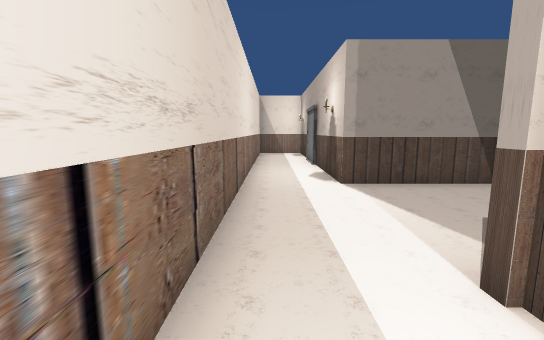
View 1 (above)

12 first-person views from a walk through a scene from a Unity 3-D project. The camera is 1.3 m above the floor, tilts 8° down and sees 90° across. The floor is counted in squares, 1 m on a side. Each view is taken from the middle of a square. On the plan, view 1 faces up. The plan holds only what a view shows up to about 13 squares ahead; the rest is blank. The place goes on beyond the plan. The player character is not drawn. Some animated figures are left out.

View 2
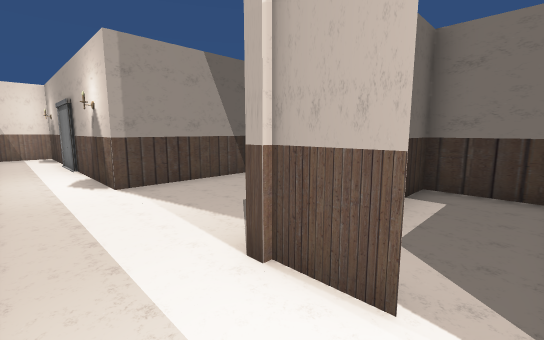

View 3
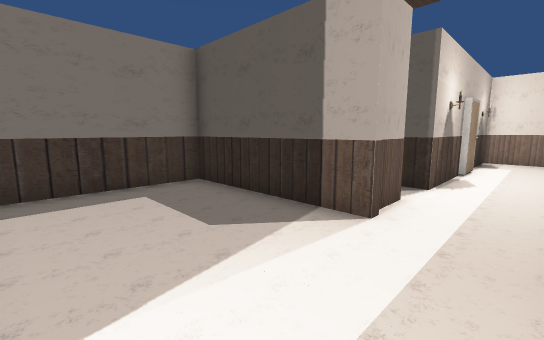

View 4
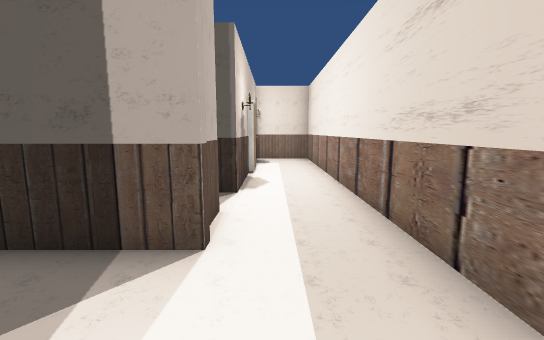

View 5
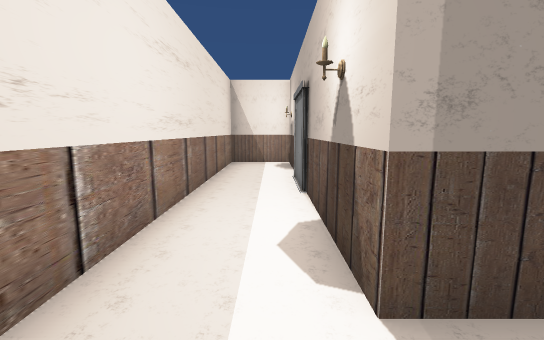

View 6
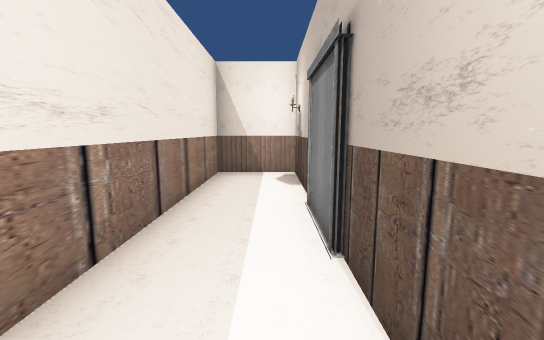

View 7
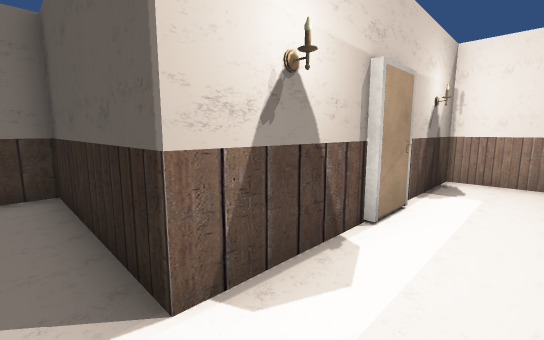

View 8
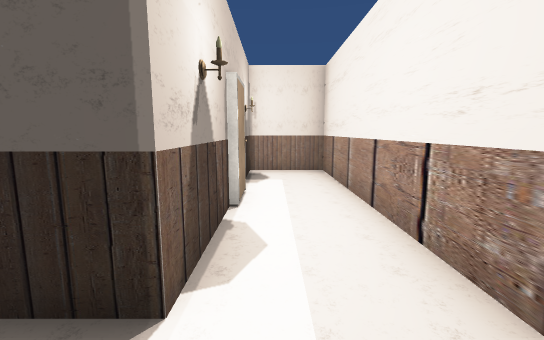

View 9
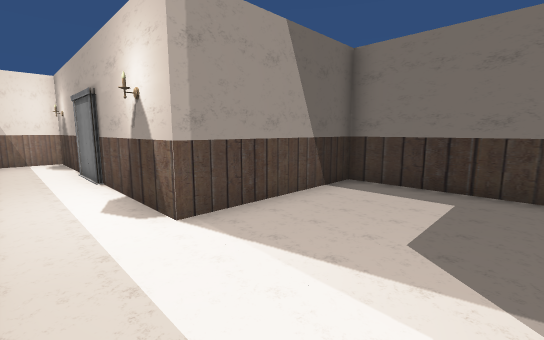

View 10
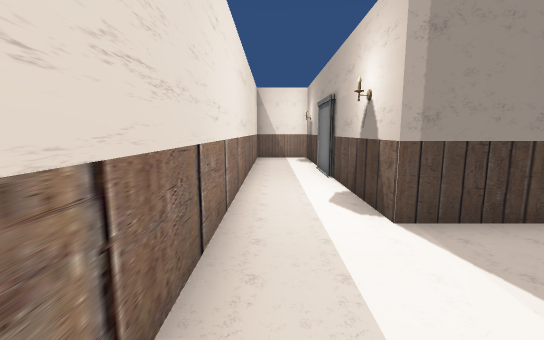

View 11
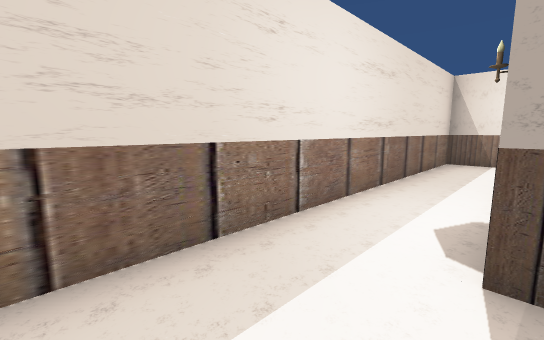

View 12
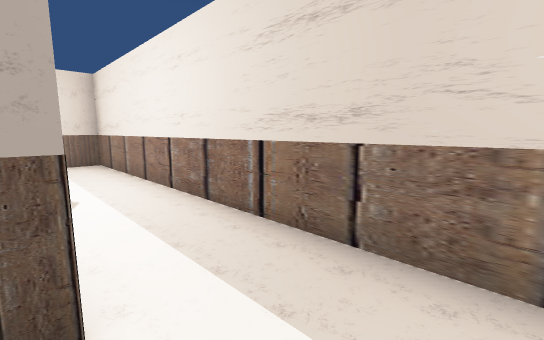

### Floor plan
Ten units are one square. View 1 is at (0, 0); x grows to the right and y downward. Boxes are objects, and circles mark ways between rooms. Rooms are numbered by the first view taken in them; rooms with no view inside come last. Other rooms are left out.
<svg viewBox="-12 -172 84 259">
<path fill="none" stroke="#000" d="M17 36 17 7M16 50 16 35M-7 -5 -7 82 17 82 17 54M17 -5 17 -21 67 -21 67 -67 17 -67 17 -167 -7 -167 -7 -5M17 7 67 7 67 -19 55 -19"/>
<circle cx="5" cy="-15" r="3" fill="#2a7"/>
<circle cx="20" cy="0" r="3" fill="#2a7"/>
<text x="0" y="30">1</text>
<text x="10" y="-70">2</text>
<text x="40" y="0">3</text>
</svg>
Room 1 opens to room 2. Room 1 opens to room 3.

Where each view was taken, in squares from view 1:
view 1: 0 up, 0 right, facing up
view 2: 0 up, 0 right, facing up-right
view 3: 6 up, 0 right, facing down-right
view 4: 5 up, 1 right, facing down
view 5: 5 up, 1 right, facing up
view 6: 8 up, 1 right, facing up
view 7: 0 up, 0 right, facing down-right
view 8: 1 up, 1 right, facing down
view 9: 3 up, 0 right, facing up-right
view 10: 3 up, 0 right, facing up
view 11: 4 up, 2 right, facing up-left
view 12: 4 up, 2 right, facing down-left
